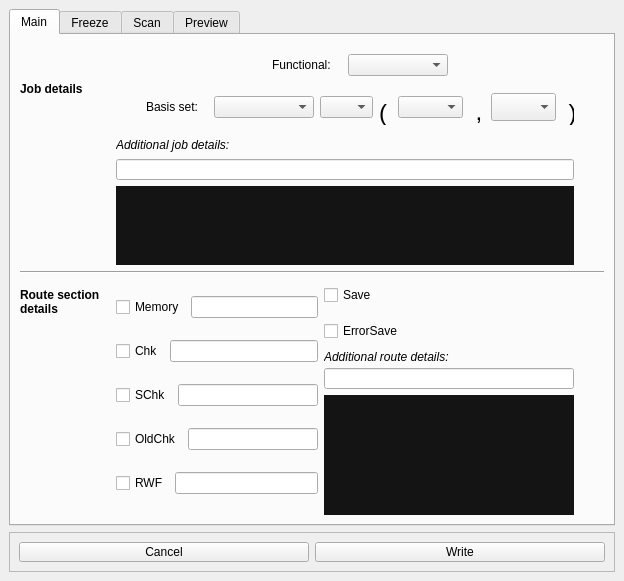
<?xml version="1.0" encoding="UTF-8"?>
<ui version="4.0">
 <class>SetupWindow</class>
 <widget class="QMainWindow" name="SetupWindow">
  <property name="geometry">
   <rect>
    <x>0</x>
    <y>0</y>
    <width>624</width>
    <height>581</height>
   </rect>
  </property>
  <property name="windowTitle">
   <string>MainWindow</string>
  </property>
  <widget class="QWidget" name="centralwidget">
   <layout class="QVBoxLayout" name="verticalLayout">
    <item>
     <widget class="QTabWidget" name="tabWidget">
      <property name="currentIndex">
       <number>0</number>
      </property>
      <widget class="QWidget" name="tab_main">
       <attribute name="title">
        <string>Main</string>
       </attribute>
       <layout class="QVBoxLayout" name="verticalLayout_4">
        <item>
         <layout class="QGridLayout" name="gridLayout_10">
          <property name="topMargin">
           <number>10</number>
          </property>
          <item row="2" column="1">
           <layout class="QGridLayout" name="gridLayout_7">
            <item row="1" column="1" rowspan="2">
             <layout class="QVBoxLayout" name="verticalLayout_9">
              <item>
               <widget class="QPushButton" name="Button_add_job">
                <property name="minimumSize">
                 <size>
                  <width>24</width>
                  <height>24</height>
                 </size>
                </property>
                <property name="maximumSize">
                 <size>
                  <width>24</width>
                  <height>24</height>
                 </size>
                </property>
                <property name="styleSheet">
                 <string notr="true">QPushButton {
	background-color: rgb(143, 23, 119);
  	color: white;

}

QPushButton:hover
{
   	background-color:rgb(143, 23, 119);

	border-style: outset;
	border-width: 0px;
	border-radius:10px;

	
	/*border-color: rgb(12, 103, 213);*/
}
QPushButton:pressed
{
   	/*background-color:rgb(17, 145, 255);
	color: black*/
	background-color: rgb(42, 42, 42);
}</string>
                </property>
                <property name="text">
                 <string/>
                </property>
                <property name="icon">
                 <iconset resource="icons.qrc">
                  <normaloff>:/24x24/resources/icons/arrow-plus.png</normaloff>:/24x24/resources/icons/arrow-plus.png</iconset>
                </property>
                <property name="iconSize">
                 <size>
                  <width>24</width>
                  <height>24</height>
                 </size>
                </property>
                <property name="flat">
                 <bool>true</bool>
                </property>
               </widget>
              </item>
              <item>
               <widget class="QPushButton" name="Button_del_job">
                <property name="minimumSize">
                 <size>
                  <width>24</width>
                  <height>24</height>
                 </size>
                </property>
                <property name="maximumSize">
                 <size>
                  <width>24</width>
                  <height>24</height>
                 </size>
                </property>
                <property name="styleSheet">
                 <string notr="true">QPushButton {
	background-color: rgb(143, 23, 119);
  	color: white;

}

QPushButton:hover
{
   	background-color:rgb(143, 23, 119);

	border-style: outset;
	border-width: 0px;
	border-radius:10px;

	
	/*border-color: rgb(12, 103, 213);*/
}
QPushButton:pressed
{
   	/*background-color:rgb(17, 145, 255);
	color: black*/
	background-color: rgb(42, 42, 42);
}</string>
                </property>
                <property name="text">
                 <string/>
                </property>
                <property name="icon">
                 <iconset resource="icons.qrc">
                  <normaloff>:/24x24/resources/icons/arrow-minus.png</normaloff>:/24x24/resources/icons/arrow-minus.png</iconset>
                </property>
                <property name="iconSize">
                 <size>
                  <width>24</width>
                  <height>24</height>
                 </size>
                </property>
                <property name="flat">
                 <bool>true</bool>
                </property>
               </widget>
              </item>
             </layout>
            </item>
            <item row="1" column="0">
             <widget class="QLineEdit" name="LineEdit_add_job">
              <property name="minimumSize">
               <size>
                <width>190</width>
                <height>21</height>
               </size>
              </property>
              <property name="maximumSize">
               <size>
                <width>16777215</width>
                <height>21</height>
               </size>
              </property>
              <property name="font">
               <font>
                <italic>true</italic>
               </font>
              </property>
              <property name="text">
               <string/>
              </property>
             </widget>
            </item>
            <item row="0" column="0">
             <widget class="QLabel" name="additional_job">
              <property name="minimumSize">
               <size>
                <width>150</width>
                <height>15</height>
               </size>
              </property>
              <property name="maximumSize">
               <size>
                <width>100</width>
                <height>50</height>
               </size>
              </property>
              <property name="font">
               <font>
                <italic>true</italic>
               </font>
              </property>
              <property name="text">
               <string>Additional job details:</string>
              </property>
              <property name="alignment">
               <set>Qt::AlignLeading|Qt::AlignLeft|Qt::AlignTop</set>
              </property>
             </widget>
            </item>
            <item row="2" column="0">
             <widget class="QListWidget" name="List_add_job">
              <property name="sizePolicy">
               <sizepolicy hsizetype="Expanding" vsizetype="Expanding">
                <horstretch>0</horstretch>
                <verstretch>0</verstretch>
               </sizepolicy>
              </property>
              <property name="minimumSize">
               <size>
                <width>200</width>
                <height>50</height>
               </size>
              </property>
              <property name="maximumSize">
               <size>
                <width>1529996</width>
                <height>16777215</height>
               </size>
              </property>
              <property name="styleSheet">
               <string notr="true">QListWidget{	
 background-color: rgb(20,20,20);		
  border:None;
  margin-top:0px;	
  margin-left:0px;
  margin-right:0px;	
 }</string>
              </property>
             </widget>
            </item>
           </layout>
          </item>
          <item row="1" column="1">
           <layout class="QHBoxLayout" name="horizontalLayout_8">
            <item>
             <spacer name="horizontalSpacer_4">
              <property name="orientation">
               <enum>Qt::Horizontal</enum>
              </property>
              <property name="sizeHint" stdset="0">
               <size>
                <width>40</width>
                <height>20</height>
               </size>
              </property>
             </spacer>
            </item>
            <item>
             <widget class="QLabel" name="basis_label_1">
              <property name="minimumSize">
               <size>
                <width>62</width>
                <height>0</height>
               </size>
              </property>
              <property name="maximumSize">
               <size>
                <width>62</width>
                <height>16777215</height>
               </size>
              </property>
              <property name="text">
               <string>Basis set:</string>
              </property>
             </widget>
            </item>
            <item>
             <widget class="QComboBox" name="comboBox_basis1">
              <property name="minimumSize">
               <size>
                <width>100</width>
                <height>0</height>
               </size>
              </property>
              <property name="maximumSize">
               <size>
                <width>100</width>
                <height>16777215</height>
               </size>
              </property>
              <property name="editable">
               <bool>false</bool>
              </property>
             </widget>
            </item>
            <item>
             <widget class="QComboBox" name="comboBox_basis2">
              <property name="minimumSize">
               <size>
                <width>53</width>
                <height>0</height>
               </size>
              </property>
              <property name="maximumSize">
               <size>
                <width>53</width>
                <height>16777215</height>
               </size>
              </property>
              <property name="editable">
               <bool>false</bool>
              </property>
             </widget>
            </item>
            <item>
             <widget class="QLabel" name="label_5">
              <property name="minimumSize">
               <size>
                <width>13</width>
                <height>26</height>
               </size>
              </property>
              <property name="maximumSize">
               <size>
                <width>13</width>
                <height>16</height>
               </size>
              </property>
              <property name="font">
               <font>
                <pointsize>18</pointsize>
               </font>
              </property>
              <property name="text">
               <string>(</string>
              </property>
              <property name="scaledContents">
               <bool>false</bool>
              </property>
              <property name="alignment">
               <set>Qt::AlignLeading|Qt::AlignLeft|Qt::AlignTop</set>
              </property>
             </widget>
            </item>
            <item>
             <widget class="QComboBox" name="comboBox_basis3">
              <property name="sizePolicy">
               <sizepolicy hsizetype="Fixed" vsizetype="Fixed">
                <horstretch>0</horstretch>
                <verstretch>0</verstretch>
               </sizepolicy>
              </property>
              <property name="minimumSize">
               <size>
                <width>65</width>
                <height>0</height>
               </size>
              </property>
              <property name="maximumSize">
               <size>
                <width>65</width>
                <height>16777215</height>
               </size>
              </property>
              <property name="editable">
               <bool>false</bool>
              </property>
             </widget>
            </item>
            <item>
             <widget class="QLabel" name="label_7">
              <property name="minimumSize">
               <size>
                <width>16</width>
                <height>26</height>
               </size>
              </property>
              <property name="maximumSize">
               <size>
                <width>16</width>
                <height>16</height>
               </size>
              </property>
              <property name="font">
               <font>
                <pointsize>18</pointsize>
               </font>
              </property>
              <property name="text">
               <string> ,</string>
              </property>
              <property name="alignment">
               <set>Qt::AlignLeading|Qt::AlignLeft|Qt::AlignVCenter</set>
              </property>
             </widget>
            </item>
            <item>
             <widget class="QComboBox" name="comboBox_basis4">
              <property name="sizePolicy">
               <sizepolicy hsizetype="Fixed" vsizetype="Fixed">
                <horstretch>0</horstretch>
                <verstretch>0</verstretch>
               </sizepolicy>
              </property>
              <property name="minimumSize">
               <size>
                <width>65</width>
                <height>0</height>
               </size>
              </property>
              <property name="maximumSize">
               <size>
                <width>51</width>
                <height>16777215</height>
               </size>
              </property>
              <property name="font">
               <font>
                <pointsize>13</pointsize>
               </font>
              </property>
              <property name="editable">
               <bool>false</bool>
              </property>
             </widget>
            </item>
            <item>
             <widget class="QLabel" name="label_6">
              <property name="minimumSize">
               <size>
                <width>12</width>
                <height>26</height>
               </size>
              </property>
              <property name="maximumSize">
               <size>
                <width>12</width>
                <height>16</height>
               </size>
              </property>
              <property name="font">
               <font>
                <pointsize>18</pointsize>
               </font>
              </property>
              <property name="text">
               <string> )</string>
              </property>
              <property name="alignment">
               <set>Qt::AlignLeading|Qt::AlignLeft|Qt::AlignTop</set>
              </property>
             </widget>
            </item>
            <item>
             <spacer name="horizontalSpacer_3">
              <property name="orientation">
               <enum>Qt::Horizontal</enum>
              </property>
              <property name="sizeHint" stdset="0">
               <size>
                <width>40</width>
                <height>20</height>
               </size>
              </property>
             </spacer>
            </item>
           </layout>
          </item>
          <item row="0" column="1">
           <layout class="QHBoxLayout" name="horizontalLayout_7">
            <item>
             <spacer name="horizontalSpacer">
              <property name="orientation">
               <enum>Qt::Horizontal</enum>
              </property>
              <property name="sizeHint" stdset="0">
               <size>
                <width>40</width>
                <height>20</height>
               </size>
              </property>
             </spacer>
            </item>
            <item>
             <widget class="QLabel" name="funct_label_1">
              <property name="minimumSize">
               <size>
                <width>70</width>
                <height>0</height>
               </size>
              </property>
              <property name="maximumSize">
               <size>
                <width>70</width>
                <height>16777215</height>
               </size>
              </property>
              <property name="text">
               <string>Functional:</string>
              </property>
             </widget>
            </item>
            <item>
             <widget class="QComboBox" name="comboBox_funct">
              <property name="minimumSize">
               <size>
                <width>100</width>
                <height>0</height>
               </size>
              </property>
              <property name="maximumSize">
               <size>
                <width>100</width>
                <height>16777215</height>
               </size>
              </property>
              <property name="editable">
               <bool>false</bool>
              </property>
             </widget>
            </item>
            <item>
             <spacer name="horizontalSpacer_2">
              <property name="orientation">
               <enum>Qt::Horizontal</enum>
              </property>
              <property name="sizeHint" stdset="0">
               <size>
                <width>40</width>
                <height>20</height>
               </size>
              </property>
             </spacer>
            </item>
           </layout>
          </item>
          <item row="1" column="0">
           <widget class="QLabel" name="label_route_2">
            <property name="minimumSize">
             <size>
              <width>90</width>
              <height>50</height>
             </size>
            </property>
            <property name="maximumSize">
             <size>
              <width>100</width>
              <height>50</height>
             </size>
            </property>
            <property name="font">
             <font>
              <weight>75</weight>
              <italic>false</italic>
              <bold>true</bold>
             </font>
            </property>
            <property name="text">
             <string>Job details</string>
            </property>
            <property name="alignment">
             <set>Qt::AlignLeading|Qt::AlignLeft|Qt::AlignTop</set>
            </property>
           </widget>
          </item>
         </layout>
        </item>
        <item>
         <widget class="Line" name="line">
          <property name="orientation">
           <enum>Qt::Horizontal</enum>
          </property>
         </widget>
        </item>
        <item>
         <layout class="QGridLayout" name="gridLayout_9">
          <item row="0" column="1" rowspan="3">
           <layout class="QVBoxLayout" name="verticalLayout_3">
            <property name="topMargin">
             <number>0</number>
            </property>
            <item>
             <layout class="QHBoxLayout" name="horizontalLayout_3">
              <item>
               <widget class="QCheckBox" name="checkBox_mem">
                <property name="text">
                 <string>Memory</string>
                </property>
               </widget>
              </item>
              <item>
               <widget class="QLineEdit" name="lineEdit_mem"/>
              </item>
             </layout>
            </item>
            <item>
             <layout class="QHBoxLayout" name="horizontalLayout">
              <item>
               <widget class="QCheckBox" name="checkBox_chk">
                <property name="text">
                 <string>Chk</string>
                </property>
               </widget>
              </item>
              <item>
               <widget class="QLineEdit" name="lineEdit_chk"/>
              </item>
             </layout>
            </item>
            <item>
             <layout class="QHBoxLayout" name="horizontalLayout_5">
              <item>
               <widget class="QCheckBox" name="checkBox_schk">
                <property name="text">
                 <string>SChk</string>
                </property>
               </widget>
              </item>
              <item>
               <widget class="QLineEdit" name="lineEdit_schk"/>
              </item>
             </layout>
            </item>
            <item>
             <layout class="QHBoxLayout" name="horizontalLayout_6">
              <item>
               <widget class="QCheckBox" name="checkBox_oldchk">
                <property name="text">
                 <string>OldChk</string>
                </property>
               </widget>
              </item>
              <item>
               <widget class="QLineEdit" name="lineEdit_oldchk">
                <property name="minimumSize">
                 <size>
                  <width>130</width>
                  <height>21</height>
                 </size>
                </property>
               </widget>
              </item>
             </layout>
            </item>
            <item>
             <layout class="QHBoxLayout" name="horizontalLayout_4">
              <item>
               <widget class="QCheckBox" name="checkBox_rwf">
                <property name="text">
                 <string>RWF</string>
                </property>
               </widget>
              </item>
              <item>
               <widget class="QLineEdit" name="lineEdit_rwf"/>
              </item>
             </layout>
            </item>
           </layout>
          </item>
          <item row="2" column="2">
           <layout class="QGridLayout" name="gridLayout_8">
            <item row="2" column="1" rowspan="2">
             <layout class="QVBoxLayout" name="verticalLayout_8">
              <item>
               <widget class="QPushButton" name="button_add_route">
                <property name="minimumSize">
                 <size>
                  <width>24</width>
                  <height>24</height>
                 </size>
                </property>
                <property name="maximumSize">
                 <size>
                  <width>24</width>
                  <height>24</height>
                 </size>
                </property>
                <property name="styleSheet">
                 <string notr="true">QPushButton {
	background-color: rgb(143, 23, 119);
  	color: white;

}

QPushButton:hover
{
   	background-color:rgb(143, 23, 119);

	border-style: outset;
	border-width: 0px;
	border-radius:10px;

	
	/*border-color: rgb(12, 103, 213);*/
}
QPushButton:pressed
{
   	/*background-color:rgb(17, 145, 255);
	color: black*/
	background-color: rgb(42, 42, 42);
}</string>
                </property>
                <property name="text">
                 <string/>
                </property>
                <property name="icon">
                 <iconset resource="icons.qrc">
                  <normaloff>:/24x24/resources/icons/arrow-plus.png</normaloff>:/24x24/resources/icons/arrow-plus.png</iconset>
                </property>
                <property name="iconSize">
                 <size>
                  <width>24</width>
                  <height>24</height>
                 </size>
                </property>
                <property name="flat">
                 <bool>true</bool>
                </property>
               </widget>
              </item>
              <item>
               <widget class="QPushButton" name="button_del_route">
                <property name="minimumSize">
                 <size>
                  <width>24</width>
                  <height>24</height>
                 </size>
                </property>
                <property name="maximumSize">
                 <size>
                  <width>24</width>
                  <height>24</height>
                 </size>
                </property>
                <property name="styleSheet">
                 <string notr="true">QPushButton {
	background-color: rgb(143, 23, 119);
  	color: white;

}

QPushButton:hover
{
   	background-color:rgb(143, 23, 119);

	border-style: outset;
	border-width: 0px;
	border-radius:10px;

	
	/*border-color: rgb(12, 103, 213);*/
}
QPushButton:pressed
{
   	/*background-color:rgb(17, 145, 255);
	color: black*/
	background-color: rgb(42, 42, 42);
}</string>
                </property>
                <property name="text">
                 <string/>
                </property>
                <property name="icon">
                 <iconset resource="icons.qrc">
                  <normaloff>:/24x24/resources/icons/arrow-minus.png</normaloff>:/24x24/resources/icons/arrow-minus.png</iconset>
                </property>
                <property name="iconSize">
                 <size>
                  <width>24</width>
                  <height>24</height>
                 </size>
                </property>
                <property name="flat">
                 <bool>true</bool>
                </property>
               </widget>
              </item>
             </layout>
            </item>
            <item row="1" column="0">
             <widget class="QLabel" name="label_add_route">
              <property name="maximumSize">
               <size>
                <width>16777215</width>
                <height>10</height>
               </size>
              </property>
              <property name="font">
               <font>
                <italic>true</italic>
               </font>
              </property>
              <property name="text">
               <string>Additional route details:</string>
              </property>
             </widget>
            </item>
            <item row="2" column="0">
             <widget class="QLineEdit" name="lineEdit_route">
              <property name="minimumSize">
               <size>
                <width>190</width>
                <height>21</height>
               </size>
              </property>
              <property name="maximumSize">
               <size>
                <width>16777215</width>
                <height>16777215</height>
               </size>
              </property>
              <property name="font">
               <font>
                <italic>true</italic>
               </font>
              </property>
              <property name="text">
               <string/>
              </property>
             </widget>
            </item>
            <item row="3" column="0">
             <widget class="QListWidget" name="list_route">
              <property name="minimumSize">
               <size>
                <width>190</width>
                <height>50</height>
               </size>
              </property>
              <property name="maximumSize">
               <size>
                <width>190000</width>
                <height>16777215</height>
               </size>
              </property>
              <property name="styleSheet">
               <string notr="true">QListWidget{	
 background-color: rgb(20,20,20);		
  border:None;
  margin-top:0px;	
  margin-left:0px;
  margin-right:0px;	
 }</string>
              </property>
             </widget>
            </item>
            <item row="0" column="0">
             <spacer name="verticalSpacer_3">
              <property name="orientation">
               <enum>Qt::Vertical</enum>
              </property>
              <property name="sizeHint" stdset="0">
               <size>
                <width>20</width>
                <height>40</height>
               </size>
              </property>
             </spacer>
            </item>
           </layout>
          </item>
          <item row="1" column="2">
           <widget class="QCheckBox" name="checkBox_errorsave">
            <property name="minimumSize">
             <size>
              <width>0</width>
              <height>30</height>
             </size>
            </property>
            <property name="text">
             <string>ErrorSave</string>
            </property>
           </widget>
          </item>
          <item row="0" column="0" rowspan="2">
           <widget class="QLabel" name="label_route">
            <property name="minimumSize">
             <size>
              <width>90</width>
              <height>50</height>
             </size>
            </property>
            <property name="maximumSize">
             <size>
              <width>100</width>
              <height>50</height>
             </size>
            </property>
            <property name="font">
             <font>
              <weight>75</weight>
              <italic>false</italic>
              <bold>true</bold>
             </font>
            </property>
            <property name="text">
             <string>Route section
details</string>
            </property>
            <property name="alignment">
             <set>Qt::AlignLeading|Qt::AlignLeft|Qt::AlignTop</set>
            </property>
           </widget>
          </item>
          <item row="0" column="2">
           <widget class="QCheckBox" name="checkBox_save">
            <property name="minimumSize">
             <size>
              <width>0</width>
              <height>30</height>
             </size>
            </property>
            <property name="text">
             <string>Save</string>
            </property>
           </widget>
          </item>
         </layout>
        </item>
       </layout>
      </widget>
      <widget class="QWidget" name="tab_freeze">
       <attribute name="title">
        <string>Freeze</string>
       </attribute>
       <layout class="QVBoxLayout" name="verticalLayout_2">
        <item>
         <layout class="QGridLayout" name="gridLayout_6">
          <item row="0" column="0">
           <widget class="QComboBox" name="comboBox_freezetype">
            <item>
             <property name="text">
              <string>Atom</string>
             </property>
            </item>
            <item>
             <property name="text">
              <string>Bond</string>
             </property>
            </item>
           </widget>
          </item>
          <item row="0" column="1">
           <widget class="QPushButton" name="button_auto_freeze">
            <property name="text">
             <string>Auto-freeze</string>
            </property>
           </widget>
          </item>
          <item row="0" column="2">
           <widget class="QPushButton" name="button_auto_freeze_2">
            <property name="text">
             <string>Add Pymol selected</string>
            </property>
           </widget>
          </item>
         </layout>
        </item>
        <item>
         <layout class="QGridLayout" name="gridLayout_5">
          <item row="0" column="0" rowspan="3">
           <layout class="QGridLayout" name="gridLayout_2">
            <item row="0" column="0">
             <widget class="QLabel" name="label">
              <property name="font">
               <font>
                <weight>75</weight>
                <bold>true</bold>
               </font>
              </property>
              <property name="text">
               <string>Atoms in model</string>
              </property>
             </widget>
            </item>
            <item row="1" column="0">
             <widget class="QListWidget" name="list_model">
              <property name="minimumSize">
               <size>
                <width>300</width>
                <height>0</height>
               </size>
              </property>
             </widget>
            </item>
           </layout>
          </item>
          <item row="0" column="1">
           <spacer name="verticalSpacer">
            <property name="orientation">
             <enum>Qt::Vertical</enum>
            </property>
            <property name="sizeHint" stdset="0">
             <size>
              <width>20</width>
              <height>40</height>
             </size>
            </property>
           </spacer>
          </item>
          <item row="0" column="2" rowspan="3">
           <layout class="QGridLayout" name="gridLayout_3">
            <item row="0" column="0">
             <widget class="QLabel" name="label_2">
              <property name="font">
               <font>
                <weight>75</weight>
                <bold>true</bold>
               </font>
              </property>
              <property name="text">
               <string>Atoms to freeze</string>
              </property>
             </widget>
            </item>
            <item row="1" column="0">
             <widget class="QListWidget" name="list_freeze_atoms">
              <property name="minimumSize">
               <size>
                <width>150</width>
                <height>0</height>
               </size>
              </property>
              <property name="maximumSize">
               <size>
                <width>150</width>
                <height>16777215</height>
               </size>
              </property>
             </widget>
            </item>
           </layout>
          </item>
          <item row="1" column="1">
           <layout class="QGridLayout" name="gridLayout_4">
            <item row="0" column="0">
             <widget class="QPushButton" name="button_add_state">
              <property name="minimumSize">
               <size>
                <width>24</width>
                <height>24</height>
               </size>
              </property>
              <property name="maximumSize">
               <size>
                <width>24</width>
                <height>24</height>
               </size>
              </property>
              <property name="styleSheet">
               <string notr="true">QPushButton {
	background-color: rgb(143, 23, 119);
  	color: white;

}

QPushButton:hover
{
   	background-color:rgb(143, 23, 119);

	border-style: outset;
	border-width: 0px;
	border-radius:10px;

	
	/*border-color: rgb(12, 103, 213);*/
}
QPushButton:pressed
{
   	/*background-color:rgb(17, 145, 255);
	color: black*/
	background-color: rgb(42, 42, 42);
}</string>
              </property>
              <property name="text">
               <string/>
              </property>
              <property name="icon">
               <iconset resource="icons.qrc">
                <normaloff>:/24x24/resources/icons/arrow-plus.png</normaloff>:/24x24/resources/icons/arrow-plus.png</iconset>
              </property>
              <property name="iconSize">
               <size>
                <width>24</width>
                <height>24</height>
               </size>
              </property>
              <property name="flat">
               <bool>true</bool>
              </property>
             </widget>
            </item>
            <item row="1" column="0">
             <widget class="QPushButton" name="button_delete_state">
              <property name="minimumSize">
               <size>
                <width>24</width>
                <height>24</height>
               </size>
              </property>
              <property name="maximumSize">
               <size>
                <width>24</width>
                <height>24</height>
               </size>
              </property>
              <property name="styleSheet">
               <string notr="true">QPushButton {
	background-color: rgb(143, 23, 119);
  	color: white;

}

QPushButton:hover
{
   	background-color:rgb(143, 23, 119);

	border-style: outset;
	border-width: 0px;
	border-radius:10px;

	
	/*border-color: rgb(12, 103, 213);*/
}
QPushButton:pressed
{
   	/*background-color:rgb(17, 145, 255);
	color: black*/
	background-color: rgb(42, 42, 42);
}</string>
              </property>
              <property name="text">
               <string/>
              </property>
              <property name="icon">
               <iconset resource="icons.qrc">
                <normaloff>:/24x24/resources/icons/arrow-minus.png</normaloff>:/24x24/resources/icons/arrow-minus.png</iconset>
              </property>
              <property name="iconSize">
               <size>
                <width>24</width>
                <height>24</height>
               </size>
              </property>
              <property name="flat">
               <bool>true</bool>
              </property>
             </widget>
            </item>
           </layout>
          </item>
          <item row="2" column="1">
           <spacer name="verticalSpacer_2">
            <property name="orientation">
             <enum>Qt::Vertical</enum>
            </property>
            <property name="sizeHint" stdset="0">
             <size>
              <width>20</width>
              <height>40</height>
             </size>
            </property>
           </spacer>
          </item>
         </layout>
        </item>
       </layout>
      </widget>
      <widget class="QWidget" name="tab_scan">
       <attribute name="title">
        <string>Scan</string>
       </attribute>
      </widget>
      <widget class="QWidget" name="tab_view">
       <attribute name="title">
        <string>Preview</string>
       </attribute>
      </widget>
     </widget>
    </item>
    <item>
     <widget class="QFrame" name="frame_2">
      <property name="minimumSize">
       <size>
        <width>0</width>
        <height>40</height>
       </size>
      </property>
      <property name="maximumSize">
       <size>
        <width>16777215</width>
        <height>100</height>
       </size>
      </property>
      <property name="frameShape">
       <enum>QFrame::StyledPanel</enum>
      </property>
      <property name="frameShadow">
       <enum>QFrame::Raised</enum>
      </property>
      <layout class="QHBoxLayout" name="horizontalLayout_2">
       <item>
        <layout class="QGridLayout" name="gridLayout">
         <item row="0" column="0">
          <widget class="QPushButton" name="button_cancel">
           <property name="text">
            <string>Cancel</string>
           </property>
          </widget>
         </item>
         <item row="0" column="1">
          <widget class="QPushButton" name="button_write">
           <property name="text">
            <string>Write</string>
           </property>
          </widget>
         </item>
        </layout>
       </item>
      </layout>
     </widget>
    </item>
   </layout>
  </widget>
 </widget>
 <resources>
  <include location="icons.qrc"/>
 </resources>
 <connections/>
</ui>
